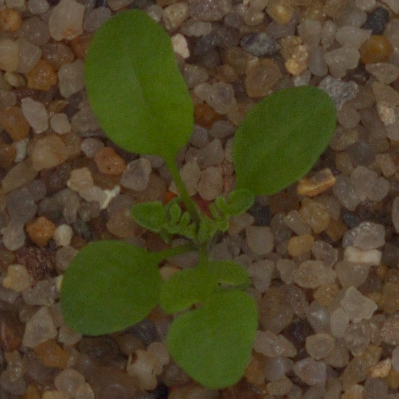
#> input picture public/test.png, 399 x 399 px
$ python -i detect.py   (imports and definitions only)
#> lines starting #> are read from the running program, lines starting #| are printed output that depends on the picture; after the words box and inside, x2 and y2 are one past the last pixel; in counts of white or black regions, pixels touching at a corner belong together
import os
import shutil

import numpy as np
import pandas as pd
import matplotlib.pyplot as plt
from mpl_toolkits.mplot3d import Axes3D
from matplotlib import cm, colors
import random
import cv2
import pickle

from math import sqrt, floor
os.environ['TF_CPP_MIN_LOG_LEVEL'] = '3'

import tensorflow as tf

def pre_processing_combined(img_array):
    img_array = np.rint(img_array)
    img_array = img_array.astype('uint8')

    value = 40
    hsv_img_brigthen = cv2.cvtColor(img_array, cv2.COLOR_RGB2HSV)
#> hsv_img_brigthen: shape (399, 399, 3); mean H, S, V 20.9, 136.3, 81.7
    h, s, v = cv2.split(hsv_img_brigthen)
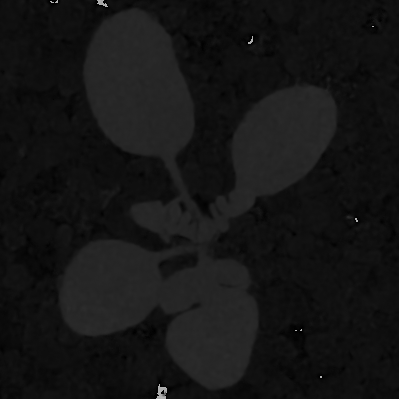
#> h: shape (399, 399); min 0, max 179, mean 20.9
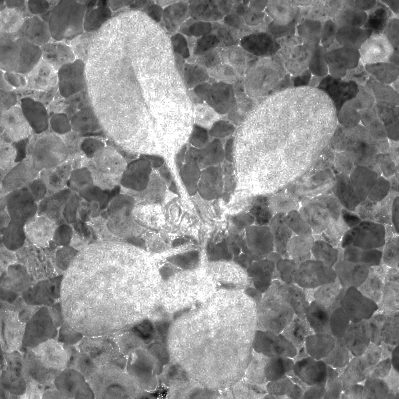
#> s: shape (399, 399); min 0, max 255, mean 136.3
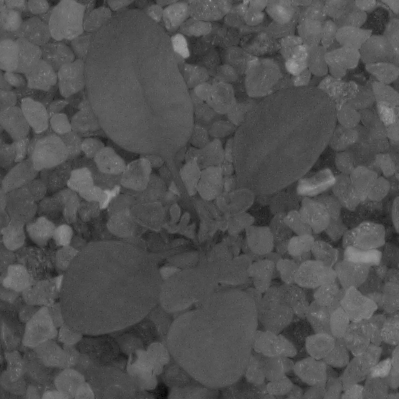
#> v: shape (399, 399); min 5, max 161, mean 81.7
    lim = 255 - value
    v[v > lim] = 255
    v[v <= lim] += value
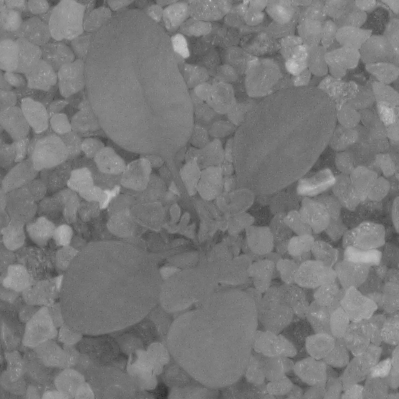
#> v: shape (399, 399); min 45, max 201, mean 121.7

    final_hsv_brigthen = cv2.merge((h, s, v))
#> final_hsv_brigthen: shape (399, 399, 3); mean H, S, V 20.9, 136.3, 121.7
    result_brighten = cv2.cvtColor(final_hsv_brigthen, cv2.COLOR_HSV2RGB)
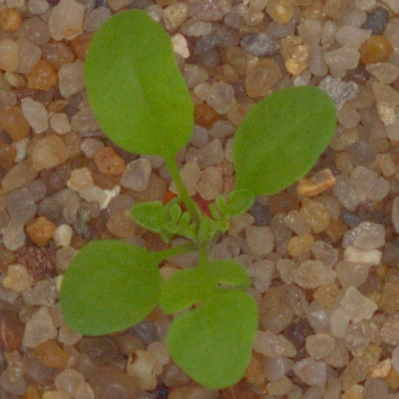
#> result_brighten: shape (399, 399, 3); mean R, G, B 115.6, 101.2, 57.2
    result_brighten = cv2.GaussianBlur(result_brighten, (5,5), 0)

    hsv_img = cv2.cvtColor(result_brighten, cv2.COLOR_RGB2HSV)
#> hsv_img: shape (399, 399, 3); mean H, S, V 20.8, 136.8, 121.6
    mask = cv2.inRange(hsv_img, (24, 50, 0), (55, 255, 255))
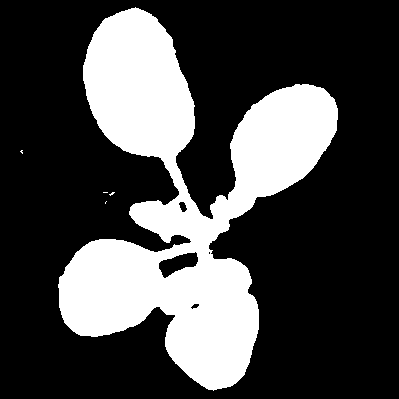
#> mask: shape (399, 399); 27.9% white; 5 white regions (4 under 20 px), largest, box (x1, y1, x2, y2) and area: (58, 7, 338, 391) 44330
    result = cv2.bitwise_and(result_brighten, result_brighten, mask=mask)
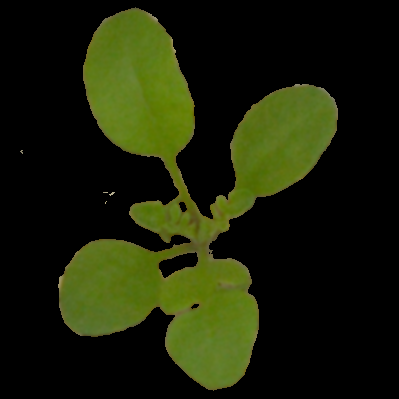
#> result: shape (399, 399, 3); mean R, G, B 26.5, 32.4, 7.6
    # print(result)
    result= result.astype('float64')
    return result


def create_model():
    lenet_model = tf.keras.Sequential()

    lenet_model.add(tf.keras.layers.Conv2D(filters = 6, kernel_size = 5, strides = 1, activation='relu', input_shape = (150,150,3)))

    lenet_model.add(tf.keras.layers.MaxPooling2D(pool_size = 2, strides = 2))

    lenet_model.add(tf.keras.layers.Conv2D(filters = 16, kernel_size = 5, strides = 1, activation='relu', input_shape = (14,14,6)))

    lenet_model.add(tf.keras.layers.MaxPooling2D(pool_size = 2, strides = 2))

    lenet_model.add(tf.keras.layers.Flatten())

    lenet_model.add(tf.keras.layers.Dense(units=120, activation='relu'))

    lenet_model.add(tf.keras.layers.Dense(units=84, activation='relu'))

    lenet_model.add(tf.keras.layers.Dense(units=12, activation='softmax'))

    lenet_model.load_weights('../lenet_model.h5')
    return lenet_model

# [13 lines not run here, left out]

>>> import cv2
>>> picture = cv2.cvtColor(cv2.imread('public/test.png'), cv2.COLOR_BGR2RGB)
>>> result = pre_processing_combined(picture)
